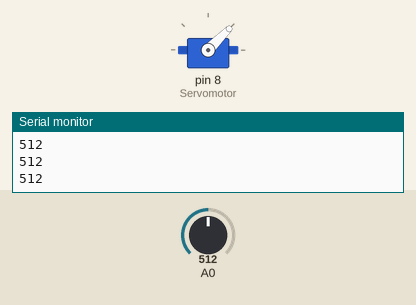
The sketch below on a simulated Arduino Uno, built with avr-gcc and run on an emulated ATmega328P. On the bench: servo, the last lines printed to the serial monitor. The inputs (shaded band) are chosen by the test bench; at power-on: A0 = 512.

Above: at 1.2 s.
1.3 s: A0 set to 986
2.8 s: A0 set to 1017
At 4.0 s:
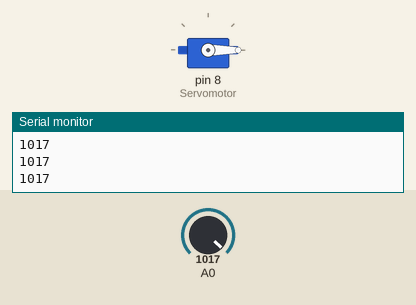
4.3 s: A0 set to 990
At 5.1 s:
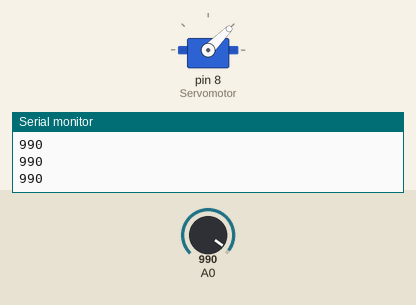
5.8 s: A0 set to 1010
At 6.4 s:
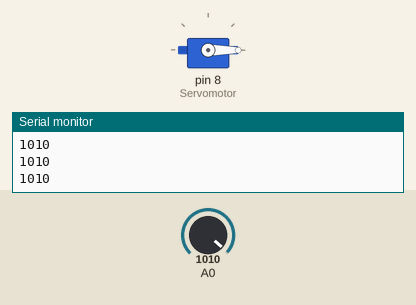
Timing chart, 0 to 8.3 s (numbered marks = the images above; inputs shaded):
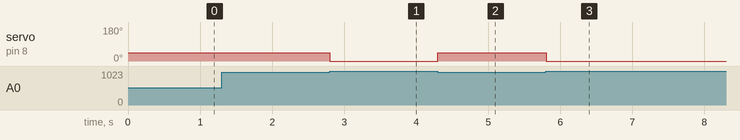

The sketch:

sketch_sep12c.ino
```cpp
// die Bibliothek Servo.h wird eingebunden, sie steuert den Motor
#include "Servo.h"

// der Servomotor erhält den Namen Servomotor
Servo Servomotor;

void setup()
{
  // dem Servomotor wird der Pin 8 zugeordnet
  Servomotor.attach(8);
  Serial.begin(9600);
  pinMode(A0, INPUT);
}

void loop()
{
  int wert = analogRead(A0);

  if (wert < 1000) {
    Servomotor.write(45);


  }
  else {
    Servomotor.write(0);
  }
  Serial.println(wert);
}

// https://www.az-delivery.de/blogs/azdelivery-blog-fur-arduino-und-raspberry-pi/solar-tracker-mit-schrittmotoren-und-oled-display

// Cool Website
```

Measured:
- the behaviour switches between 999 and 1000 on A0 (found by bisection; images 0 and 1)
- after the input at 2.8 s, servo on pin 8 (Servomotor): 45° → 0° at once
- after the input at 4.3 s, servo on pin 8 (Servomotor): 0° → 45° at once
- after the input at 5.8 s, servo on pin 8 (Servomotor): 45° → 0° at once
